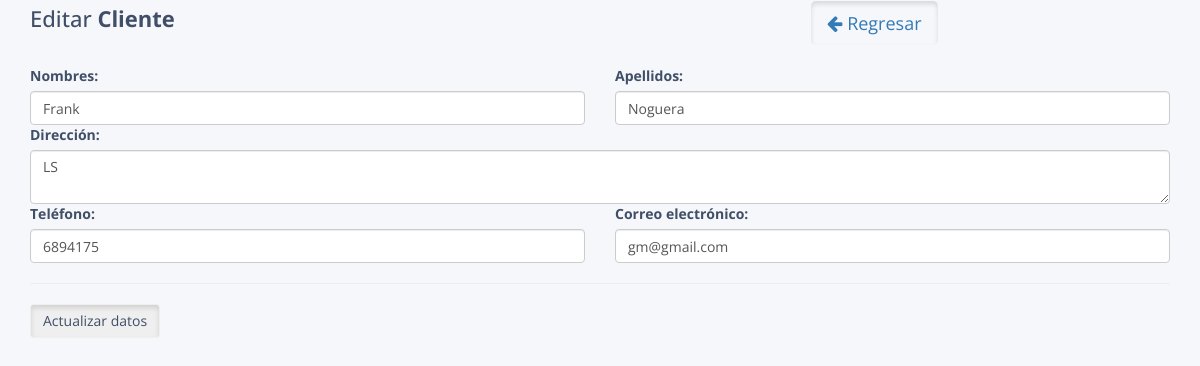
Page /update.php?id=1 on the committed database.
### tables this page shows
CREATE TABLE `clientes` (
  `id` int(11) NOT NULL,
  `nombres` varchar(100) DEFAULT NULL,
  `apellidos` varchar(100) DEFAULT NULL,
  `telefono` varchar(15) DEFAULT NULL,
  `direccion` varchar(255) DEFAULT NULL,
  `provincia` varchar(255) DEFAULT NULL,
  `correo_electronico` varchar(64) DEFAULT NULL
);

### database.php (called while the page is built, shortened)
<?php
	class Database{
		private $con;
		private $dbhost="localhost";
		private $dbuser="root";
		private $dbpass="";
		private $dbname="clientecp";
		public function connect_db(){
			$this->con = mysqli_connect($this->dbhost, $this->dbuser, $this->dbpass, $this->dbname);
		}
		public function single_record($id){
			$sql = "SELECT * FROM clientes where id='$id'";
			$res = mysqli_query($this->con, $sql);
			$return = mysqli_fetch_object($res );
			return $return ;
		}
	}
?>

### update.php (the view, shortened to what this page needs)
<?php
	if (isset($_GET['id'])){
		$id=intval($_GET['id']);
	} else {
		header("location:clientes.php");
	}
?>
<!DOCTYPE html>
<html lang="en">
<head>
<link rel="stylesheet" href="https://maxcdn.bootstrapcdn.com/font-awesome/4.7.0/css/font-awesome.min.css">
<link rel="stylesheet" href="https://maxcdn.bootstrapcdn.com/bootstrap/3.3.7/css/bootstrap.min.css">
<link rel="stylesheet" href="css/custom.css">
</head>
<body>
    <div class="container">
            <div class="table-title">
                <div class="row">
                    <div class="col-sm-8"><h2>Editar <b>Cliente</b></h2></div>
                    <div class="col-sm-4">
					<a href="clientes.php" class="btn btn-secondary btn-lg active"><i class="fa fa-arrow-left"></i> Regresar</a>
                    </div>
                </div>
            </div>
            <?php
				include ("database.php");
				$clientes= new Database();
					?>
					<?php
				$datos_cliente=$clientes->single_record($id);
			?>
			<div class="row">
				<form method="post">
				<div class="col-md-6">
					<label>Nombres:</label>
					<input type="text" name="nombres" id="nombres" class='form-control' maxlength="100"   value="<?php echo $datos_cliente->nombres;?>">
				</div>
				<div class="col-md-6">
					<label>Apellidos:</label>
					<input type="text" name="apellidos" id="apellidos" class='form-control' maxlength="100"  value="<?php echo $datos_cliente->apellidos;?>">
				</div>
				<div class="col-md-12">
					<label>Dirección:</label>
					<textarea  name="direccion" id="direccion" class='form-control' maxlength="255" ><?php echo $datos_cliente->direccion;?></textarea>
				</div>
				<div class="col-md-6">
					<label>Teléfono:</label>
					<input type="text" name="telefono" id="telefono" class='form-control' maxlength="15"  value="<?php echo $datos_cliente->telefono;?>">
				</div>
				<div class="col-md-6">
					<label>Correo electrónico:</label>
					<input type="email" name="correo_electronico" id="correo_electronico" class='form-control' maxlength="64" value="<?php echo $datos_cliente->correo_electronico;?>">
				</div>
				<div class="col-md-12 pull-right">
				<hr>
					<button type="submit" class="btn btn-secondary active">Actualizar datos</button>
				</div>
				</form>
			</div>
        </div>
</body>
</html>

### css/custom.css (style rules this page uses)
body { color: #404E67; background: #F5F7FA; font-family: 'Open Sans', sans-serif; }
.table-title { padding-bottom: 10px; margin: 0 0 10px; }
.table-title h2 { margin: 6px 0 0; font-size: 22px; }

### rows in the picture
clientes: nombres "Frank", apellidos "Noguera", direccion "LS", telefono "6894175", correo_electronico "gm@gmail.com"
